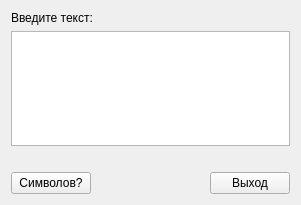
<?xml version="1.0" encoding="UTF-8"?>
<ui version="4.0">
 <class>Widget</class>
 <widget class="QWidget" name="Widget">
  <property name="geometry">
   <rect>
    <x>0</x>
    <y>0</y>
    <width>301</width>
    <height>205</height>
   </rect>
  </property>
  <property name="windowTitle">
   <string>Количество символов</string>
  </property>
  <property name="windowIcon">
   <iconset resource="res.qrc">
    <normaloff>:/pict/CMakeWidgets.ico</normaloff>:/pict/CMakeWidgets.ico</iconset>
  </property>
  <layout class="QGridLayout" name="gridLayout">
   <item row="0" column="0">
    <layout class="QVBoxLayout" name="verticalLayout">
     <item>
      <widget class="QLabel" name="label">
       <property name="text">
        <string>Введите текст:</string>
       </property>
      </widget>
     </item>
     <item>
      <widget class="QTextEdit" name="textEdt"/>
     </item>
     <item>
      <widget class="QLabel" name="lblRes">
       <property name="enabled">
        <bool>true</bool>
       </property>
       <property name="text">
        <string/>
       </property>
      </widget>
     </item>
    </layout>
   </item>
   <item row="1" column="0">
    <layout class="QHBoxLayout" name="horizontalLayout">
     <item>
      <widget class="QPushButton" name="BtnCalck">
       <property name="text">
        <string>Символов?</string>
       </property>
      </widget>
     </item>
     <item>
      <spacer name="horizontalSpacer">
       <property name="orientation">
        <enum>Qt::Horizontal</enum>
       </property>
       <property name="sizeHint" stdset="0">
        <size>
         <width>40</width>
         <height>20</height>
        </size>
       </property>
      </spacer>
     </item>
     <item>
      <widget class="QPushButton" name="BtnExit">
       <property name="text">
        <string>Выход</string>
       </property>
      </widget>
     </item>
    </layout>
   </item>
  </layout>
 </widget>
 <layoutdefault spacing="6" margin="11"/>
 <resources>
  <include location="res.qrc"/>
 </resources>
 <connections/>
</ui>
